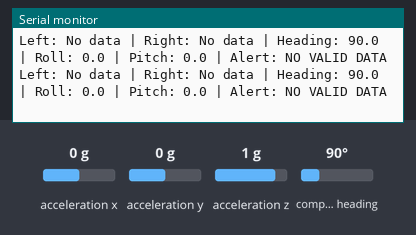
The sketch below on a simulated Arduino Mega 2560, built with avr-gcc and run on an emulated ATmega2560. Shown: the last lines printed to the serial monitor. The inputs (shaded band) are chosen by the test bench; at power-on: acceleration x 0 g, acceleration y 0 g, acceleration z 1 g, compass heading 90°.

Above: at 2.7 s.
2.8 s: acceleration x set to -1.4 g
At 2.99 s:
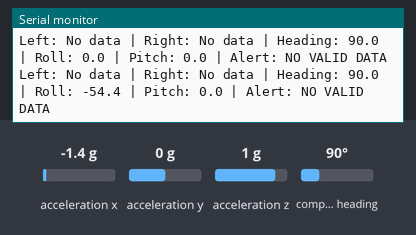
4.3 s: acceleration y set to -1.4 g
At 4.34 s:
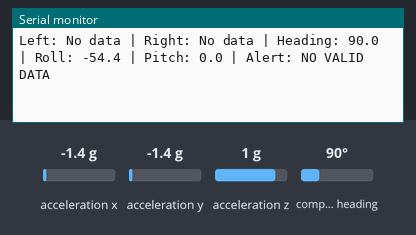
5.8 s: acceleration z set to -1.4 g
At 5.85 s:
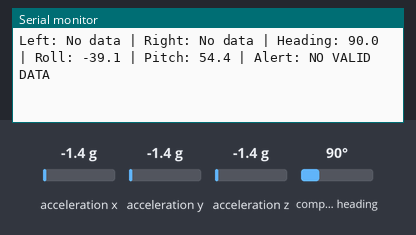
7.3 s: compass heading set to 7°
At 7.35 s:
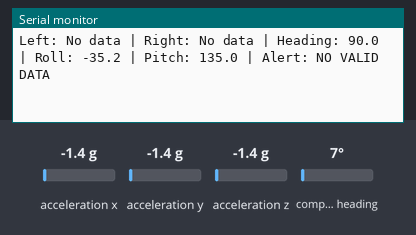
Timing chart, 0 to 9.8 s (numbered marks = the images above; inputs shaded):
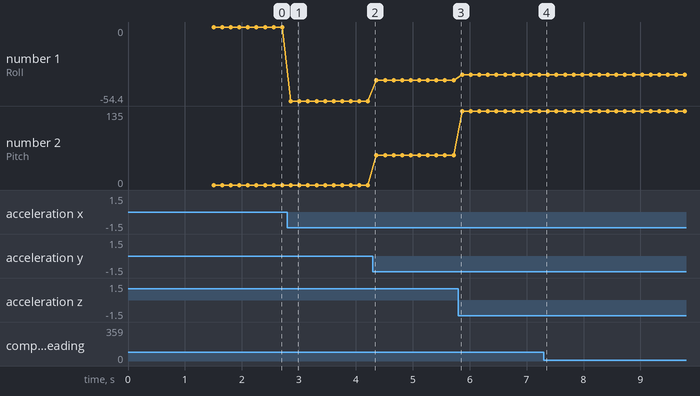

The sketch:

lidars_and_imu.ino
```cpp
#include <Wire.h>
#include <Adafruit_Sensor.h>
#include <Adafruit_BNO055.h>
#include <utility/imumaths.h>

// ---------------- IMU ----------------
Adafruit_BNO055 bno = Adafruit_BNO055(55, 0x28);

// ---------------- TFmini data struct ----------------
struct TFminiData {
  uint16_t distance_cm = 0;
  uint16_t strength = 0;
  bool valid = false;
};

// ---------------- Sensor data ----------------
TFminiData leftSensor;
TFminiData rightSensor;

// ---------------- Thresholds ----------------
const uint16_t ALERT_DISTANCE_CM = 100;   // obstacle threshold
const uint16_t VERY_CLOSE_CM     = 50;    // stronger alert threshold

// ---------------- TFmini frame reader ----------------
bool readTFminiFrame(HardwareSerial &port, TFminiData &data) {
  const int FRAME_SIZE = 9;

  while (port.available() >= FRAME_SIZE) {
    if (port.read() == 0x59) {
      if (port.peek() == 0x59) {
        uint8_t frame[FRAME_SIZE];
        frame[0] = 0x59;
        frame[1] = port.read();

        for (int i = 2; i < FRAME_SIZE; i++) {
          unsigned long start = millis();
          while (!port.available()) {
            if (millis() - start > 10) return false;
          }
          frame[i] = port.read();
        }

        uint16_t checksum = 0;
        for (int i = 0; i < 8; i++) checksum += frame[i];

        if ((checksum & 0xFF) == frame[8]) {
          data.distance_cm = frame[2] | (frame[3] << 8);
          data.strength = frame[4] | (frame[5] << 8);
          data.valid = true;
          return true;
        }
      }
    }
  }

  return false;
}

// ---------------- Helper functions ----------------
bool usableReading(const TFminiData &d) {
  return d.valid && d.distance_cm > 0 && d.distance_cm < 1200; // ignore 0 and absurd values
}

const char* getAlertState(bool leftOK, bool rightOK, uint16_t leftDist, uint16_t rightDist) {
  if (!leftOK && !rightOK) return "NO VALID DATA";

  bool leftNear  = leftOK  && leftDist  < ALERT_DISTANCE_CM;
  bool rightNear = rightOK && rightDist < ALERT_DISTANCE_CM;

  if (!leftNear && !rightNear) return "CLEAR";

  if (leftNear && !rightNear) {
    if (leftDist < VERY_CLOSE_CM) return "LEFT VERY CLOSE";
    return "LEFT";
  }

  if (!leftNear && rightNear) {
    if (rightDist < VERY_CLOSE_CM) return "RIGHT VERY CLOSE";
    return "RIGHT";
  }

  // both near
  if (leftDist < VERY_CLOSE_CM && rightDist < VERY_CLOSE_CM) return "BOTH VERY CLOSE";
  return "BOTH";
}

void setup() {
  Serial.begin(115200);
  Serial1.begin(115200);   // Left TFmini on RX1 pin 19
  Serial2.begin(115200);   // Right TFmini on RX2 pin 17

  delay(500);
  Serial.println("Sensor Aid integrated test starting...");

  if (!bno.begin()) {
    Serial.println("BNO055 not detected. Check IMU wiring.");
    while (1);
  }

  delay(1000);
  bno.setExtCrystalUse(true);

  Serial.println("BNO055 detected.");
  Serial.println("TFmini sensors expected on Serial1 and Serial2.");
}

void loop() {
  // Update latest LiDAR readings
  readTFminiFrame(Serial1, leftSensor);
  readTFminiFrame(Serial2, rightSensor);

  bool leftOK  = usableReading(leftSensor);
  bool rightOK = usableReading(rightSensor);

  // Read IMU Euler angles
  sensors_event_t orientationData;
  bno.getEvent(&orientationData, Adafruit_BNO055::VECTOR_EULER);

  float heading = orientationData.orientation.x;
  float roll    = orientationData.orientation.y;
  float pitch   = orientationData.orientation.z;

  // Determine alert state
  const char* alert = getAlertState(
    leftOK,
    rightOK,
    leftSensor.distance_cm,
    rightSensor.distance_cm
  );

  // Print clean status line every 150 ms
  static unsigned long lastPrint = 0;
  if (millis() - lastPrint >= 150) {
    lastPrint = millis();

    Serial.print("Left: ");
    if (leftOK) {
      Serial.print(leftSensor.distance_cm);
      Serial.print(" cm");
    } else {
      Serial.print("No data");
    }

    Serial.print(" | Right: ");
    if (rightOK) {
      Serial.print(rightSensor.distance_cm);
      Serial.print(" cm");
    } else {
      Serial.print("No data");
    }

    Serial.print(" | Heading: ");
    Serial.print(heading, 1);

    Serial.print(" | Roll: ");
    Serial.print(roll, 1);

    Serial.print(" | Pitch: ");
    Serial.print(pitch, 1);

    Serial.print(" | Alert: ");
    Serial.println(alert);
  }
}
```

Measured:
- after the input at 2.8 s, the serial monitor: prints a new line after 0.06 s (image 1)
- plotted number 1: 0 → -54.4 after the input at 2.8 s, -54.4 → -39.1 after the input at 4.3 s, -39.1 → -35.2 after the input at 5.8 s
- plotted number 2: 0 → 54.4 after the input at 4.3 s, 54.4 → 135 after the input at 5.8 s
